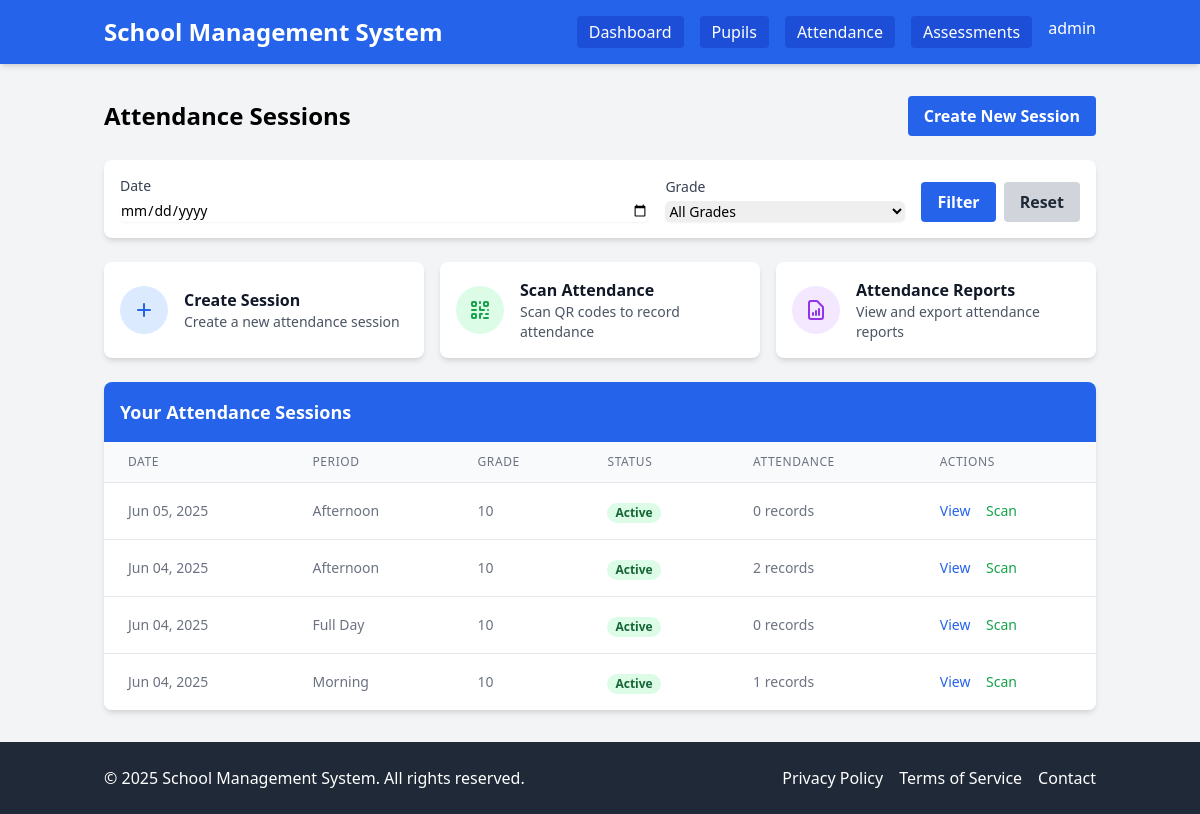
Screenshot of /attendance/sessions/ (signed in) with the database file from the repository.
### users/models.py (models this page shows)
class User(AbstractUser):
    class Role(models.TextChoices):
        ADMIN = 'ADMIN', _('Admin')
        TEACHER = 'TEACHER', _('Teacher')
    role = models.CharField(
        max_length=10,
        choices=Role.choices,
        default=Role.TEACHER,
        verbose_name=_('Role'),
        help_text=_('Designates the role and permissions of the user')
    )
    phone_number = models.CharField(max_length=15, blank=True, null=True)
    address = models.TextField(blank=True, null=True)
    profile_picture = models.ImageField(upload_to='profile_pics/', blank=True, null=True)
    def is_admin(self):
        return self.role == self.Role.ADMIN
    def is_teacher(self):
        return self.role == self.Role.TEACHER
    class Meta:
        verbose_name = _('User')
        verbose_name_plural = _('Users')

### attendance/models.py (models this page shows, shortened)
class AttendanceSession(models.Model):
    date = models.DateField()
    PERIOD_CHOICES = [
        ('MORNING', 'Morning'),
        ('AFTERNOON', 'Afternoon'),
        ('FULL_DAY', 'Full Day'),
        ('SPECIAL', 'Special Event'),
    ]
    period = models.CharField(max_length=20, choices=PERIOD_CHOICES, default='MORNING')
    grade = models.ForeignKey(Grade, on_delete=models.CASCADE, related_name='attendance_sessions')
    created_by = models.ForeignKey(settings.AUTH_USER_MODEL, on_delete=models.CASCADE, related_name='created_sessions')
    notes = models.TextField(blank=True, null=True)
    is_active = models.BooleanField(default=True)
    created_at = models.DateTimeField(auto_now_add=True)
    class Meta:
        verbose_name = _('Attendance Session')
        verbose_name_plural = _('Attendance Sessions')
        unique_together = ['date', 'period', 'grade']
        ordering = ['-date', 'period']

### pupils/models.py (models this page shows, shortened)
class Grade(models.Model):
    name = models.CharField(max_length=50, unique=True)
    description = models.TextField(blank=True, null=True)

### attendance/views.py (the view)
# urls.py: path('attendance/sessions/', views.attendance_sessions, name='attendance_sessions'),
@login_required
def attendance_sessions(request):
    sessions = AttendanceSession.objects.filter(created_by=request.user).order_by('-date', '-created_at')
    date_filter = request.GET.get('date')
    if date_filter:
        sessions = sessions.filter(date=date_filter)
    grade_id = request.GET.get('grade')
    if grade_id:
        sessions = sessions.filter(grade_id=grade_id)
    grades = Grade.objects.all().order_by('name')
    context = {
        'sessions': sessions,
        'grades': grades,
        'selected_date': date_filter,
        'selected_grade': grade_id,
    }
    return render(request, 'attendance/session_list.html', context)

### templates/attendance/session_list.html (shortened to what this page needs)
{% extends 'base/base.html' %}
{% block content %}
<div class="max-w-6xl mx-auto">
    <div class="flex justify-between items-center mb-6">
        <h1 class="text-2xl font-bold">Attendance Sessions</h1>
        <a href="{% url 'create_attendance_session' %}" class="bg-blue-600 hover:bg-blue-700 text-white font-bold py-2 px-4 rounded">
            Create New Session
        </a>
    </div>
    <div class="bg-white p-4 rounded-lg shadow-md mb-6">
        <form method="get" class="flex flex-col md:flex-row md:items-end space-y-4 md:space-y-0 md:space-x-4">
            <div class="flex-grow">
                <label for="date" class="block text-sm font-medium text-gray-700 mb-1">Date</label>
                <input type="date" id="date" name="date" value="{{ selected_date }}"
                       class="shadow-sm focus:ring-blue-500 focus:border-blue-500 block w-full sm:text-sm border-gray-300 rounded-md">
            </div>
            <div class="w-full md:w-1/4">
                <label for="grade" class="block text-sm font-medium text-gray-700 mb-1">Grade</label>
                <select id="grade" name="grade" class="shadow-sm focus:ring-blue-500 focus:border-blue-500 block w-full sm:text-sm border-gray-300 rounded-md">
                    <option value="">All Grades</option>
                </select>
            </div>
            <div class="flex space-x-2">
                <button type="submit" class="bg-blue-600 hover:bg-blue-700 text-white font-bold py-2 px-4 rounded">
                    Filter
                </button>
                <a href="{% url 'attendance_sessions' %}" class="bg-gray-300 hover:bg-gray-400 text-gray-800 font-bold py-2 px-4 rounded">
                    Reset
                </a>
            </div>
        </form>
    </div>
    <div class="grid grid-cols-1 md:grid-cols-3 gap-4 mb-6">
        <a href="{% url 'create_attendance_session' %}" class="bg-white p-4 rounded-lg shadow-md hover:shadow-lg transition-shadow flex items-center">
            <div class="rounded-full bg-blue-100 p-3 mr-4">
                <svg class="w-6 h-6 text-blue-600" fill="none" stroke="currentColor" viewBox="0 0 24 24" xmlns="http://www.w3.org/2000/svg">
                    <path stroke-linecap="round" stroke-linejoin="round" stroke-width="2" d="M12 6v6m0 0v6m0-6h6m-6 0H6"></path>
                </svg>
            </div>
            <div>
                <h3 class="font-semibold text-gray-900">Create Session</h3>
                <p class="text-sm text-gray-600">Create a new attendance session</p>
            </div>
        </a>
        <a href="{% url 'scan_attendance' %}" class="bg-white p-4 rounded-lg shadow-md hover:shadow-lg transition-shadow flex items-center">
            <div class="rounded-full bg-green-100 p-3 mr-4">
            </div>
            <div>
                <h3 class="font-semibold text-gray-900">Scan Attendance</h3>
                <p class="text-sm text-gray-600">Scan QR codes to record attendance</p>
            </div>
        </a>
        <a href="{% url 'attendance_report' %}" class="bg-white p-4 rounded-lg shadow-md hover:shadow-lg transition-shadow flex items-center">
            <div class="rounded-full bg-purple-100 p-3 mr-4">
            </div>
            <div>
                <h3 class="font-semibold text-gray-900">Attendance Reports</h3>
                <p class="text-sm text-gray-600">View and export attendance reports</p>
            </div>
        </a>
    </div>
    <div class="bg-white rounded-lg shadow-md overflow-hidden">
        <div class="bg-blue-600 text-white p-4">
            <h2 class="text-lg font-semibold">Your Attendance Sessions</h2>
        </div>
        {% if sessions %}
            <div class="overflow-x-auto">
                <table class="min-w-full divide-y divide-gray-200">
                    <thead class="bg-gray-50">
                        <tr>
                            <th scope="col" class="px-6 py-3 text-left text-xs font-medium text-gray-500 uppercase tracking-wider">
                                Date
                            </th>
                            <th scope="col" class="px-6 py-3 text-left text-xs font-medium text-gray-500 uppercase tracking-wider">
                                Period
                            </th>
                            <th scope="col" class="px-6 py-3 text-left text-xs font-medium text-gray-500 uppercase tracking-wider">
                                Grade
                            </th>
                            <th scope="col" class="px-6 py-3 text-left text-xs font-medium text-gray-500 uppercase tracking-wider">
                                Status
                            </th>
                            <th scope="col" class="px-6 py-3 text-left text-xs font-medium text-gray-500 uppercase tracking-wider">
                                Attendance
                            </th>
                            <th scope="col" class="px-6 py-3 text-left text-xs font-medium text-gray-500 uppercase tracking-wider">
                                Actions
                            </th>
                        </tr>
                    </thead>
                    <tbody class="bg-white divide-y divide-gray-200">
                        {% for session in sessions %}
                            <tr>
                                <td class="px-6 py-4 whitespace-nowrap text-sm text-gray-500">
                                    {{ session.date|date:"M d, Y" }}
                                </td>
                                <td class="px-6 py-4 whitespace-nowrap text-sm text-gray-500">
                                    {{ session.get_period_display }}
                                </td>
                                <td class="px-6 py-4 whitespace-nowrap text-sm text-gray-500">
                                    {{ session.grade.name }}
                                </td>
                                <td class="px-6 py-4 whitespace-nowrap">
                                    {% if session.is_active %}
                                        <span class="px-2 inline-flex text-xs leading-5 font-semibold rounded-full bg-green-100 text-green-800">
                                            Active
                                        </span>
                                    {% else %}
                                        <span class="px-2 inline-flex text-xs leading-5 font-semibold rounded-full bg-gray-100 text-gray-800">
                                            Closed
                                        </span>
                                    {% endif %}
                                </td>
                                <td class="px-6 py-4 whitespace-nowrap text-sm text-gray-500">
                                    {{ session.attendances.count }} records
                                </td>
                                <td class="px-6 py-4 whitespace-nowrap text-sm font-medium">
                                    <a href="{% url 'attendance_session_detail' session.id %}" class="text-blue-600 hover:text-blue-900 mr-3">View</a>
                                    {% if session.is_active %}
                                        <a href="{% url 'scan_attendance' %}?session={{ session.id }}" class="text-green-600 hover:text-green-900">Scan</a>
                                    {% endif %}
                                </td>
                            </tr>
                        {% endfor %}
                    </tbody>
                </table>
            </div>
        {% endif %}
    </div>
</div>
{% endblock %}

### templates/base/base.html (shortened to what this page needs)
<!DOCTYPE html>
<html lang="en">
<head>
    <script src="https://cdn.tailwindcss.com"></script>
</head>
<body class="bg-gray-100 min-h-screen flex flex-col">
    <header class="bg-blue-600 text-white shadow-md">
        <div class="container mx-auto px-4 py-4 flex justify-between items-center">
            <a href="{% url 'home' %}" class="text-2xl font-bold">School Management System</a>
            <nav class="hidden md:flex space-x-4">
                {% if user.is_authenticated %}
                    {% if user.is_teacher %}
                        <a href="{% url 'teacher_dashboard' %}" class="bg-blue-700 hover:bg-blue-800 text-white font-medium py-1 px-3 rounded">Dashboard</a>
                        <a href="{% url 'pupil_list' %}" class="bg-blue-700 hover:bg-blue-800 text-white font-medium py-1 px-3 rounded">Pupils</a>
                        <a href="{% url 'attendance_sessions' %}" class="bg-blue-700 hover:bg-blue-800 text-white font-medium py-1 px-3 rounded">Attendance</a>
                        <a href="{% url 'assessment_list' %}" class="bg-blue-700 hover:bg-blue-800 text-white font-medium py-1 px-3 rounded">Assessments</a>
                    {% endif %}
                    <div class="relative group">
                        <button class="hover:text-blue-200">{{ user.get_full_name|default:user.username }}</button>
                    </div>
                {% else %}
                    <a href="{% url 'login' %}" class="bg-blue-700 hover:bg-blue-800 text-white font-medium py-1 px-3 rounded">Login</a>
                {% endif %}
            </nav>
        </div>
    </header>
    <main class="container mx-auto px-4 py-8 flex-grow">
        {% block content %}{% endblock %}
    </main>
    <footer class="bg-gray-800 text-white py-6">
        <div class="container mx-auto px-4">
            <div class="flex flex-col md:flex-row justify-between items-center">
                <div class="mb-4 md:mb-0">
                    <p>&copy; {% now "Y" %} School Management System. All rights reserved.</p>
                </div>
                <div class="flex space-x-4">
                    <a href="#" class="hover:text-blue-300">Privacy Policy</a>
                    <a href="#" class="hover:text-blue-300">Terms of Service</a>
                    <a href="#" class="hover:text-blue-300">Contact</a>
                </div>
            </div>
        </div>
    </footer>
</body>
</html>

### rows the page displays
User: get_full_name "admin"
AttendanceSession: date "Jun 05, 2025", period "Afternoon", grade.name "10", is_active "Active", attendances.count "0"
AttendanceSession: date "Jun 04, 2025", period "Afternoon", grade.name "10", is_active "Active", attendances.count "2"
AttendanceSession: date "Jun 04, 2025", period "Full Day", grade.name "10", is_active "Active", attendances.count "0"
AttendanceSession: date "Jun 04, 2025", period "Morning", grade.name "10", is_active "Active", attendances.count "1"
